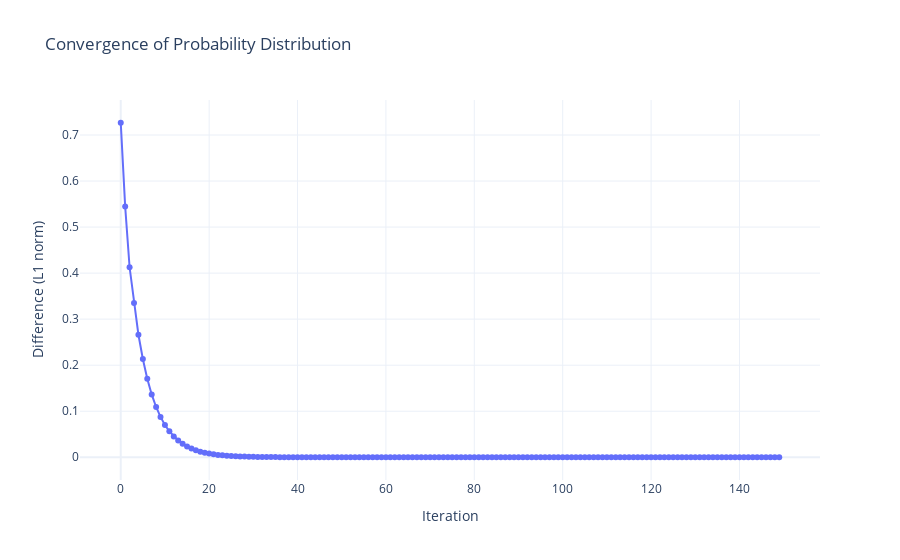
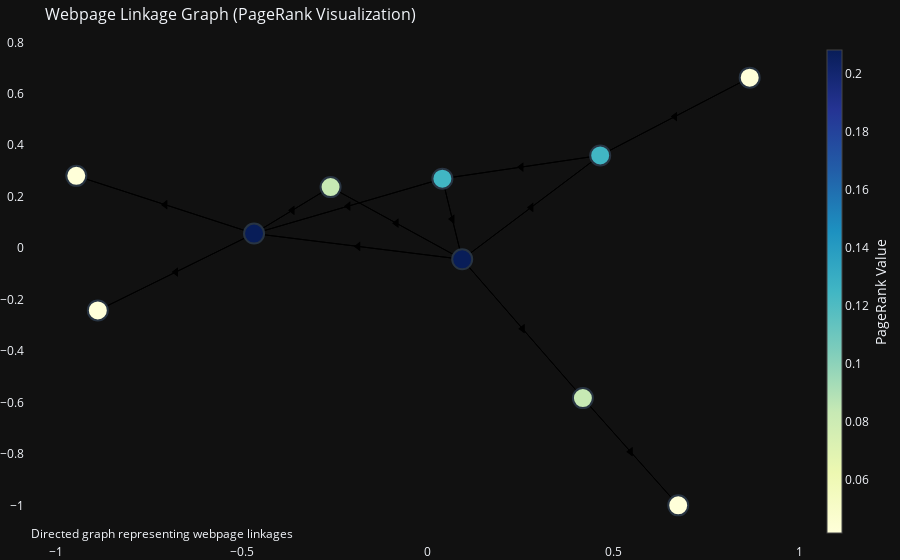
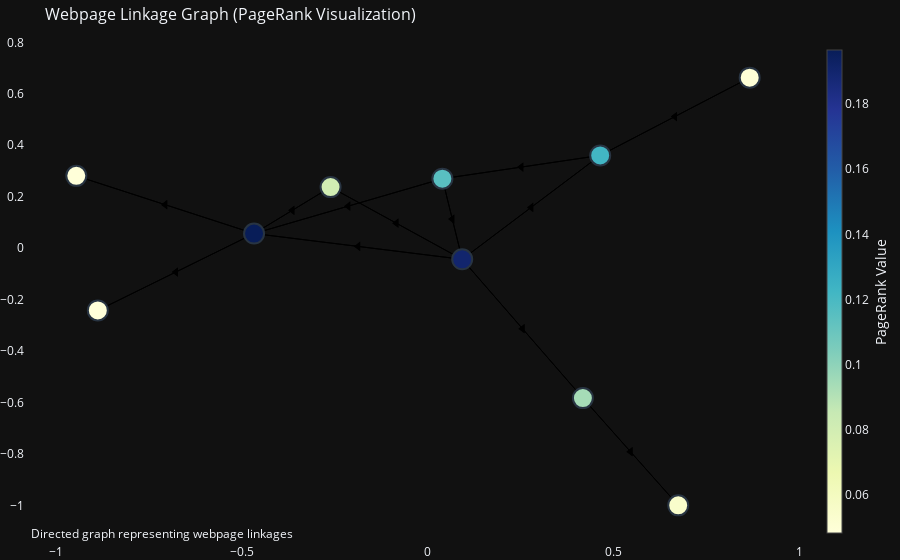

Notebook cell for these charts, in order:
### Markdown cell above
In the transposed version of the adjacency matrix, column *i* indicates to which other nodes we can proceed. By normalizing the columns so that each sums up to one, we can observe the probability of transitioning from node *i* to node *j*. This means that, to determine the probability of moving from node *i* to node *j*, we look at column *i* and row *j*.

When this matrix is multiplied by the current distribution of probabilities (the probability of being at each node, stored in `myProbs`), we get new probabilities. These represent the updated distribution after one iteration, according to the equation:

$
P_{t+1} = T \cdot P_t
$

Here, we implement this process over a certain number of iterations and plot the difference between the current probability vector and the previous one at each iteration. This allows us to track the convergence and understand when the distribution stabilizes.

### Code cell
''' Simulate the random walk '''

# def find_stationary_values(transitionMatrix, currentValues, iterations = 150, treshold = 1e-15):
#     """
#     Parameters:
# 
#     - transitionMatrix : adj matrix which you need to normalize.
#     - currentValues : initial probabilities which we initialized with a unifirm distribution.
#     - iterations : The maximum number of iterations to perform the random walk.
#     - treshold: The threshold for the difference ( you can use L1 norm ) between consecutive iterations. 
#                 The simulation stops when the difference falls below this value.
#     """
#     def normalize_transition_matrix(transitionMatrix):  
#         """ Normalize the adjacency matrix to create a transition matrix. """  
#         # Convert to float to avoid integer division  
#         transition_matrix = adj.astype(float)  
#         column_sums = transition_matrix.sum(axis=0)  
#         # Avoid division by zero by replacing zeros with ones  
#         column_sums[column_sums == 0] = 1  
#         normalized = transition_matrix / column_sums  
#         return normalized  
#     
#     normalizedTransitions = normalize_transition_matrix(transitionMatrix)  
#     myProbs = np.array(currentValues, dtype=float)  
#     
#     # Store the differences for visualization  
#     differences = []  
# 
#     for _ in range(iterations):  
#         newProbs = normalizedTransitions @ myProbs  # Matrix multiplication  
#         
#         # Calculate the L1 norm (sum of absolute differences)  
#         difference = np.sum(np.abs(newProbs - myProbs))  
#         differences.append(difference)  
#         
#         # Check for convergence  
#         if difference < treshold:  
#             break  
#         
#         myProbs = newProbs  # Update probabilities for the next iteration  

    # Visualization of the convergence    

def normalize_transition_matrix(adj):  
    """ Normalize the adjacency matrix to create a transition matrix. """  
    transition_matrix = adj.astype(float)  # Convert to float  
    column_sums = transition_matrix.sum(axis=0)  
    
    for i in range(transition_matrix.shape[1]):  
        if column_sums[i] == 0:  # Check for dangling nodes  
            transition_matrix[:, i] = 1.0 / transition_matrix.shape[0]  # Uniform distribution  
        else:  
            transition_matrix[:, i] /= column_sums[i]  # Normalize the column 
    return transition_matrix  

def find_stationary_values(transitionMatrix, currentValues, iterations=150, threshold=1e-15):  
    """  
    Simulate the random walk and find stationary values.  
    
    Parameters:  
    - transitionMatrix: The normalized adjacency matrix.  
    - currentValues: Initial probabilities (uniform distribution).  
    - iterations: The maximum number of iterations to perform.  
    - threshold: The threshold for the difference between consecutive iterations.  
    
    Returns:  
    - normalizedTransitions: The final normalized transition matrix.  
    """  
    normalizedTransitions = normalize_transition_matrix(transitionMatrix)  
    myProbs = np.array(currentValues, dtype=float)  
    differences = []  

    for _ in range(iterations):  
        newProbs = normalizedTransitions @ myProbs  # Matrix multiplication  
        difference = np.sum(np.abs(newProbs - myProbs))  # L1 norm  
        differences.append(difference)  
        
        if difference < threshold:  
            break  
        
        myProbs = newProbs  # Update probabilities  

    # Plotting with Plotly  
    fig = go.Figure()  
    fig.add_trace(go.Scatter(  
        x=list(range(len(differences))),  
        y=differences,  
        mode='lines+markers',  
        name='Difference (L1 norm)',  
        line=dict(shape='linear'),  
        marker=dict(size=6)  
    ))  
    
    # Update layout for log scale  
    fig.update_layout(  
        title='Convergence of Probability Distribution',  
        xaxis_title='Iteration',  
        yaxis_title='Difference (L1 norm)',  
        template='plotly_white'  
    )  
    
    fig.show()
    # Return the normalized transition matrix for reference  
    visualize_graph(graph, testMine=True, myProbs=myProbs)
    visualize_graph(graph)

    return normalizedTransitions


normalizedTransitions = find_stationary_values(adj, list(myProbs.values()))

### Figure 1 — Plotly figure (JSON) as saved in the notebook; plotly's stock layout.template omitted (floating-point values rounded to 4 significant figures; data arrays with more than 128 entries replaced by an {"elided": "..."} marker saying what was removed)
{"data": [{"line": {"shape": "linear"}, "marker": {"size": 6}, "mode": "lines+markers", "name": "Difference (L1 norm)", "x": {"elided": "150 int values"}, "y": {"elided": "150 float values"}, "type": "scatter"}], "layout": {"title": {"text": "Convergence of Probability Distribution"}, "xaxis": {"title": {"text": "Iteration"}}, "yaxis": {"title": {"text": "Difference (L1 norm)"}}}}

### Figure 2 — Plotly figure (JSON) as saved in the notebook; plotly's stock layout.template omitted (floating-point values rounded to 4 significant figures)
{"data": [{"hoverinfo": "none", "line": {"color": "black", "width": 1}, "mode": "lines", "x": [0.8672, 0.4649, null, 0.4649, 0.8672, null, 0.4649, 0.04023, null, 0.4649, 0.09353, null, -0.887, -0.4666, null, -0.4666, -0.887, null, -0.4666, -0.2606, null, -0.4666, -0.9449, null, -0.4666, 0.04023, null, -0.4666, 0.09353, null, -0.2606, -0.4666, null, -0.2606, 0.09353, null, 0.09353, -0.2606, null, 0.09353, 0.4184, null, 0.09353, -0.4666, null, 0.09353, 0.04023, null, 0.09353, 0.4649, null, 0.4184, 0.6749, null, 0.4184, 0.09353, null, 0.6749, 0.4184, null, -0.9449, -0.4666, null, 0.04023, -0.4666, null, 0.04023, 0.4649, null, 0.04023, 0.09353, null], "y": [0.663, 0.3605, null, 0.3605, 0.663, null, 0.3605, 0.27, null, 0.3605, -0.04339, null, -0.2423, 0.05684, null, 0.05684, -0.2423, null, 0.05684, 0.2373, null, 0.05684, 0.2811, null, 0.05684, 0.27, null, 0.05684, -0.04339, null, 0.2373, 0.05684, null, 0.2373, -0.04339, null, -0.04339, 0.2373, null, -0.04339, -0.583, null, -0.04339, 0.05684, null, -0.04339, 0.27, null, -0.04339, 0.3605, null, -0.583, -1.0, null, -0.583, -0.04339, null, -1.0, -0.583, null, 0.2811, 0.05684, null, 0.27, 0.05684, null, 0.27, 0.3605, null, 0.27, -0.04339, null], "type": "scatter"}, {"hoverinfo": "none", "marker": {"angle": -90, "color": "black", "size": 8, "symbol": "triangle-up"}, "mode": "markers", "x": [0.6661, 0.6661, 0.2526, 0.2792, -0.6768, -0.6768, -0.3636, -0.7057, -0.2132, -0.1865, -0.3636, -0.08356, -0.08356, 0.2559, -0.1865, 0.06688, 0.2792, 0.5466, 0.2559, 0.5466, -0.7057, -0.2132, 0.2526, 0.06688], "y": [0.5117, 0.5117, 0.3152, 0.1585, -0.09273, -0.09273, 0.1471, 0.169, 0.1634, 0.006724, 0.1471, 0.09696, 0.09696, -0.3132, 0.006724, 0.1133, 0.1585, -0.7915, -0.3132, -0.7915, 0.169, 0.1634, 0.3152, 0.1133], "type": "scatter"}, {"hoverinfo": "text", "marker": {"color": [0.04167, 0.125, 0.04167, 0.2083, 0.08333, 0.2083, 0.08333, 0.04167, 0.04167, 0.125], "colorbar": {"thickness": 15, "title": {"side": "right", "text": "PageRank Value"}, "xanchor": "left"}, "colorscale": [[0.0, "rgb(255,255,217)"], [0.125, "rgb(237,248,177)"], [0.25, "rgb(199,233,180)"], [0.375, "rgb(127,205,187)"], [0.5, "rgb(65,182,196)"], [0.625, "rgb(29,145,192)"], [0.75, "rgb(34,94,168)"], [0.875, "rgb(37,52,148)"], [1.0, "rgb(8,29,88)"]], "line": {"width": 2}, "showscale": true, "size": 20}, "mode": "markers", "text": ["Page 0 - PageRank: 0.042", "Page 8 - PageRank: 0.125", "Page 1 - PageRank: 0.042", "Page 5 - PageRank: 0.208", "Page 2 - PageRank: 0.083", "Page 9 - PageRank: 0.208", "Page 3 - PageRank: 0.083", "Page 6 - PageRank: 0.042", "Page 4 - PageRank: 0.042", "Page 7 - PageRank: 0.125"], "x": [0.8672, 0.4649, -0.887, -0.4666, -0.2606, 0.09353, 0.4184, 0.6749, -0.9449, 0.04023], "y": [0.663, 0.3605, -0.2423, 0.05684, 0.2373, -0.04339, -0.583, -1.0, 0.2811, 0.27], "type": "scatter"}], "layout": {"annotations": [{"showarrow": false, "text": "Directed graph representing webpage linkages", "x": 0.005, "xref": "paper", "y": -0.002, "yref": "paper"}], "hovermode": "closest", "margin": {"b": 0, "l": 0, "r": 0, "t": 40}, "showlegend": false, "title": {"font": {"size": 16}, "text": "Webpage Linkage Graph (PageRank Visualization)"}, "xaxis": {"showgrid": false, "zeroline": false}, "yaxis": {"showgrid": false, "zeroline": false}}}

### Figure 3 — Plotly figure (JSON) as saved in the notebook; plotly's stock layout.template omitted (floating-point values rounded to 4 significant figures)
{"data": [{"hoverinfo": "none", "line": {"color": "black", "width": 1}, "mode": "lines", "x": [0.8672, 0.4649, null, 0.4649, 0.8672, null, 0.4649, 0.04023, null, 0.4649, 0.09353, null, -0.887, -0.4666, null, -0.4666, -0.887, null, -0.4666, -0.2606, null, -0.4666, -0.9449, null, -0.4666, 0.04023, null, -0.4666, 0.09353, null, -0.2606, -0.4666, null, -0.2606, 0.09353, null, 0.09353, -0.2606, null, 0.09353, 0.4184, null, 0.09353, -0.4666, null, 0.09353, 0.04023, null, 0.09353, 0.4649, null, 0.4184, 0.6749, null, 0.4184, 0.09353, null, 0.6749, 0.4184, null, -0.9449, -0.4666, null, 0.04023, -0.4666, null, 0.04023, 0.4649, null, 0.04023, 0.09353, null], "y": [0.663, 0.3605, null, 0.3605, 0.663, null, 0.3605, 0.27, null, 0.3605, -0.04339, null, -0.2423, 0.05684, null, 0.05684, -0.2423, null, 0.05684, 0.2373, null, 0.05684, 0.2811, null, 0.05684, 0.27, null, 0.05684, -0.04339, null, 0.2373, 0.05684, null, 0.2373, -0.04339, null, -0.04339, 0.2373, null, -0.04339, -0.583, null, -0.04339, 0.05684, null, -0.04339, 0.27, null, -0.04339, 0.3605, null, -0.583, -1.0, null, -0.583, -0.04339, null, -1.0, -0.583, null, 0.2811, 0.05684, null, 0.27, 0.05684, null, 0.27, 0.3605, null, 0.27, -0.04339, null], "type": "scatter"}, {"hoverinfo": "none", "marker": {"angle": -90, "color": "black", "size": 8, "symbol": "triangle-up"}, "mode": "markers", "x": [0.6661, 0.6661, 0.2526, 0.2792, -0.6768, -0.6768, -0.3636, -0.7057, -0.2132, -0.1865, -0.3636, -0.08356, -0.08356, 0.2559, -0.1865, 0.06688, 0.2792, 0.5466, 0.2559, 0.5466, -0.7057, -0.2132, 0.2526, 0.06688], "y": [0.5117, 0.5117, 0.3152, 0.1585, -0.09273, -0.09273, 0.1471, 0.169, 0.1634, 0.006724, 0.1471, 0.09696, 0.09696, -0.3132, 0.006724, 0.1133, 0.1585, -0.7915, -0.3132, -0.7915, 0.169, 0.1634, 0.3152, 0.1133], "type": "scatter"}, {"hoverinfo": "text", "marker": {"color": [0.0496, 0.1221, 0.04842, 0.1966, 0.0807, 0.1899, 0.09399, 0.05495, 0.04842, 0.1153], "colorbar": {"thickness": 15, "title": {"side": "right", "text": "PageRank Value"}, "xanchor": "left"}, "colorscale": [[0.0, "rgb(255,255,217)"], [0.125, "rgb(237,248,177)"], [0.25, "rgb(199,233,180)"], [0.375, "rgb(127,205,187)"], [0.5, "rgb(65,182,196)"], [0.625, "rgb(29,145,192)"], [0.75, "rgb(34,94,168)"], [0.875, "rgb(37,52,148)"], [1.0, "rgb(8,29,88)"]], "line": {"width": 2}, "showscale": true, "size": 20}, "mode": "markers", "text": ["Page 0 - PageRank: 0.050", "Page 8 - PageRank: 0.122", "Page 1 - PageRank: 0.048", "Page 5 - PageRank: 0.197", "Page 2 - PageRank: 0.081", "Page 9 - PageRank: 0.190", "Page 3 - PageRank: 0.094", "Page 6 - PageRank: 0.055", "Page 4 - PageRank: 0.048", "Page 7 - PageRank: 0.115"], "x": [0.8672, 0.4649, -0.887, -0.4666, -0.2606, 0.09353, 0.4184, 0.6749, -0.9449, 0.04023], "y": [0.663, 0.3605, -0.2423, 0.05684, 0.2373, -0.04339, -0.583, -1.0, 0.2811, 0.27], "type": "scatter"}], "layout": {"annotations": [{"showarrow": false, "text": "Directed graph representing webpage linkages", "x": 0.005, "xref": "paper", "y": -0.002, "yref": "paper"}], "hovermode": "closest", "margin": {"b": 0, "l": 0, "r": 0, "t": 40}, "showlegend": false, "title": {"font": {"size": 16}, "text": "Webpage Linkage Graph (PageRank Visualization)"}, "xaxis": {"showgrid": false, "zeroline": false}, "yaxis": {"showgrid": false, "zeroline": false}}}
